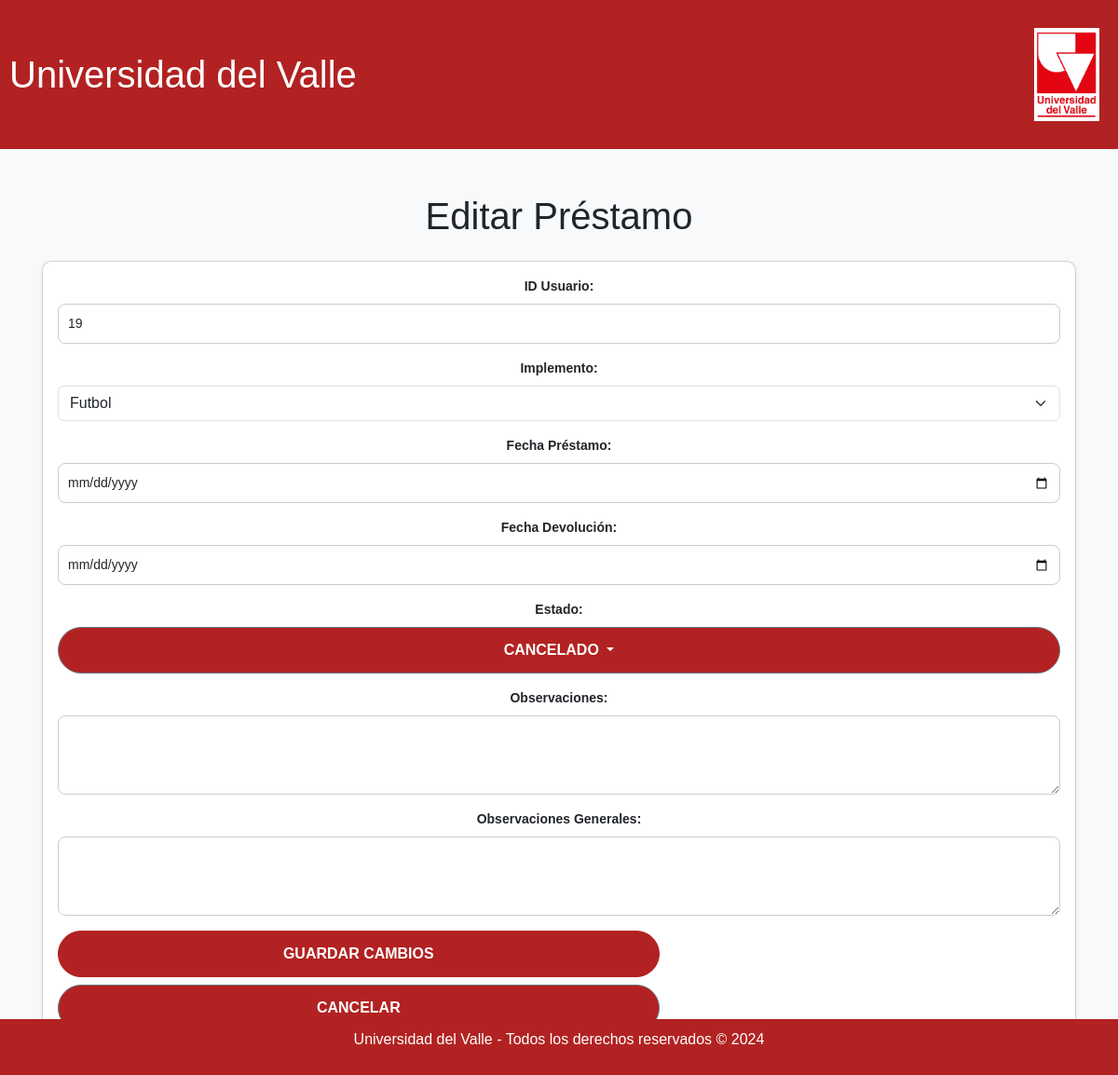
Page /modules/editar_prestamo.php?id=2038 (signed in) on the committed database.
### tables this page shows
CREATE TABLE `prestamo` (
  `id_prestamo` int(11) NOT NULL,
  `id_usuario` int(11) NOT NULL,
  `id_implemento` int(11) NOT NULL,
  `cantidad` int(50) NOT NULL,
  `fecha_prestamo` date NOT NULL,
  `fecha_devolucion` date DEFAULT NULL,
  `estado` enum('Pendiente','Aceptado','Cancelado') DEFAULT NULL,
  `observaciones_Est` text DEFAULT NULL,
  `observaciones_Generales` text DEFAULT NULL,
  `hora_prestamo` time NOT NULL DEFAULT '00:00:00',
  `hora_devolucion` time DEFAULT NULL
);

CREATE TABLE `implemento` (
  `id_implemento` int(11) NOT NULL,
  `nombre` varchar(255) NOT NULL,
  `tipo` varchar(100) NOT NULL,
  `cantidad` int(11) NOT NULL CHECK (`cantidad` >= 0),
  `estado` enum('Disponible','No Disponible') NOT NULL
);

### modules/editar_prestamo.php (the view, shortened to what this page needs)
<?php
require_once '../conexion.php';
$id_prestamo = intval($_GET['id']);
$query = "SELECT * FROM prestamo WHERE id_prestamo = ?";
$stmt = $conn->prepare($query);
$stmt->bind_param("i", $id_prestamo);
$stmt->execute();
$result = $stmt->get_result();
$prestamo = $result->fetch_assoc();
$implementos = $conn->query("SELECT id_implemento, nombre FROM implemento");
?>
<!DOCTYPE html>
<html lang="es">
<head>
    <link rel="stylesheet" href="../css/style.css">
    <link href="https://cdn.jsdelivr.net/npm/bootstrap@5.3.0/dist/css/bootstrap.min.css" rel="stylesheet">
    <link href="https://cdnjs.cloudflare.com/ajax/libs/font-awesome/6.0.0-beta3/css/all.min.css" rel="stylesheet">
</head>
<body>
    <?php include '../includes/header.php'; ?>
    <div class="container mt-5">
        <h1 class="text-center mb-4">Editar Préstamo</h1>
        <div class="card shadow-sm">
            <div class="card-body">
                <form method="POST">
                    <div class="mb-3">
                        <label for="id_usuario" class="form-label">ID Usuario:</label>
                        <input type="text" class="form-control" id="id_usuario" name="id_usuario" value="<?= $prestamo['id_usuario']; ?>" readonly>
                    </div>
                    <div class="mb-3">
                        <label for="id_implemento" class="form-label">Implemento:</label>
                        <select class="form-select" id="id_implemento" name="id_implemento" required>
                            <?php while ($implemento = $implementos->fetch_assoc()): ?>
                                <option value="<?= $implemento['id_implemento']; ?>"
                                    <?= ($implemento['id_implemento'] == $prestamo['id_implemento']) ? 'selected' : ''; ?>>
                                    <?= $implemento['nombre']; ?>
                                </option>
                            <?php endwhile; ?>
                        </select>
                    </div>
                    <div class="mb-3">
                        <label for="fecha_prestamo" class="form-label">Fecha Préstamo:</label>
                        <input type="date" class="form-control" id="fecha_prestamo" name="fecha_prestamo" value="<?= $prestamo['fecha_prestamo']; ?>" required>
                    </div>
                    <div class="mb-3">
                        <label for="fecha_devolucion" class="form-label">Fecha Devolución:</label>
                        <input type="date" class="form-control" id="fecha_devolucion" name="fecha_devolucion" value="<?= $prestamo['fecha_devolucion']; ?>" required>
                    </div>
                    <div class="mb-3">
                        <label for="estado" class="form-label">Estado:</label>
                        <div class="dropdown">
                            <button class="btn btn-secondary dropdown-toggle w-100" type="button" id="estadoDropdown" data-bs-toggle="dropdown" aria-expanded="false">
                                <?= $prestamo['estado']; ?>
                            </button>
                        </div>
                    </div>
                    <div class="mb-3">
                        <label for="observaciones_Est" class="form-label">Observaciones:</label>
                        <textarea class="form-control" id="observaciones_Est" name="observaciones_Est" rows="3"><?= htmlspecialchars($prestamo['observaciones_Est'] ?? '', ENT_QUOTES); ?></textarea>
                    </div>
                    <div class="mb-3">
                        <label for="observaciones_Generales" class="form-label">Observaciones Generales:</label>
                        <textarea class="form-control" id="observaciones_Generales" name="observaciones_Generales" rows="3"><?= htmlspecialchars($prestamo['observaciones_Generales'] ?? '', ENT_QUOTES); ?></textarea>
                    </div>
                    <div class="d-grid gap-2">
                        <button type="submit" class="btn btn-primary">Guardar Cambios</button>
                        <a href="gestionar_prestamos.php" class="btn btn-secondary">Cancelar</a>
                    </div>
                </form>
            </div>
        </div>
    </div>
    <?php include '../includes/footer.php'; ?>
</body>
</html>

### css/style.css (style rules this page uses)
body { font-family: Arial, sans-serif; background-color: #f8f9fa; margin: 0; padding: 0; }
.container { width: 1200px; margin: 0 auto; margin-top: 30px; margin-bottom: 30px; padding: 0 15px; text-align: center; }
.card { border-radius: 10px; box-shadow: 0 4px 12px rgba(0, 0, 0, 0.15); transition: transform 0.3s ease, box-shadow 0.3s ease; }
.btn { background-color: #B22222; color: white; border-radius: 25px; padding: 12px 20px; font-size: 16px; font-weight: bold; width: 60%; align-self: center; text-transform: uppercase; transition: background-color 0.3s ease, transform 0.2s ease; }
.form-control { border-radius: 8px; border: 1px solid #ccc; padding: 10px; font-size: 14px; transition: border-color 0.3s ease, box-shadow 0.3s ease; }
.btn-primary { background-color: #B22222 !important; border-color: #B22222 !important; color: white !important; border-radius: 25px; font-weight: bold; padding: 12px 20px; transition: background-color 0.3s ease, transform 0.2s ease; }
a { color: #b00000; text-decoration: none; }
label { font-size: 14px; margin-bottom: 5px; display: block; font-weight: bold; }
input, select, textarea { width: 100%; padding: 10px; margin: 8px 0; border: 1px solid #ccc; border-radius: 4px; font-size: 14px; }
button { background-color: #c8102e; color: white; padding: 10px; width: 100%; border: none; border-radius: 4px; cursor: pointer; font-size: 16px; }

### rows in the picture
prestamo: id_usuario "19", id_implemento "Futbol", estado "CANCELADO"
